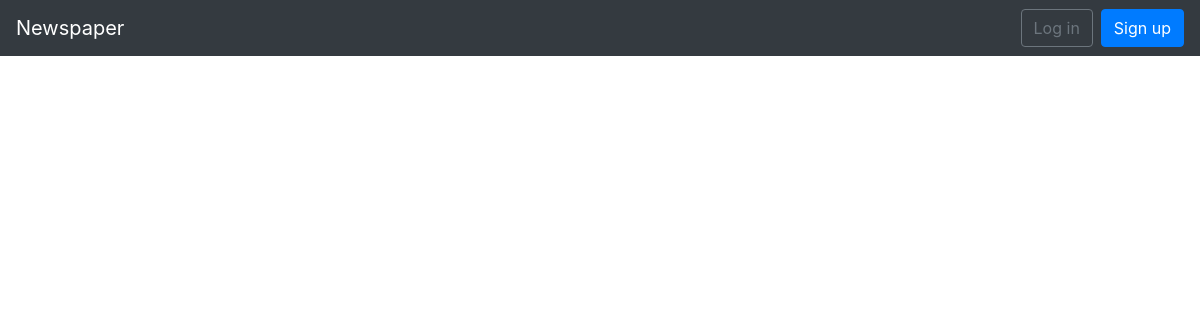
The page /articles/ on the database as committed earlier.
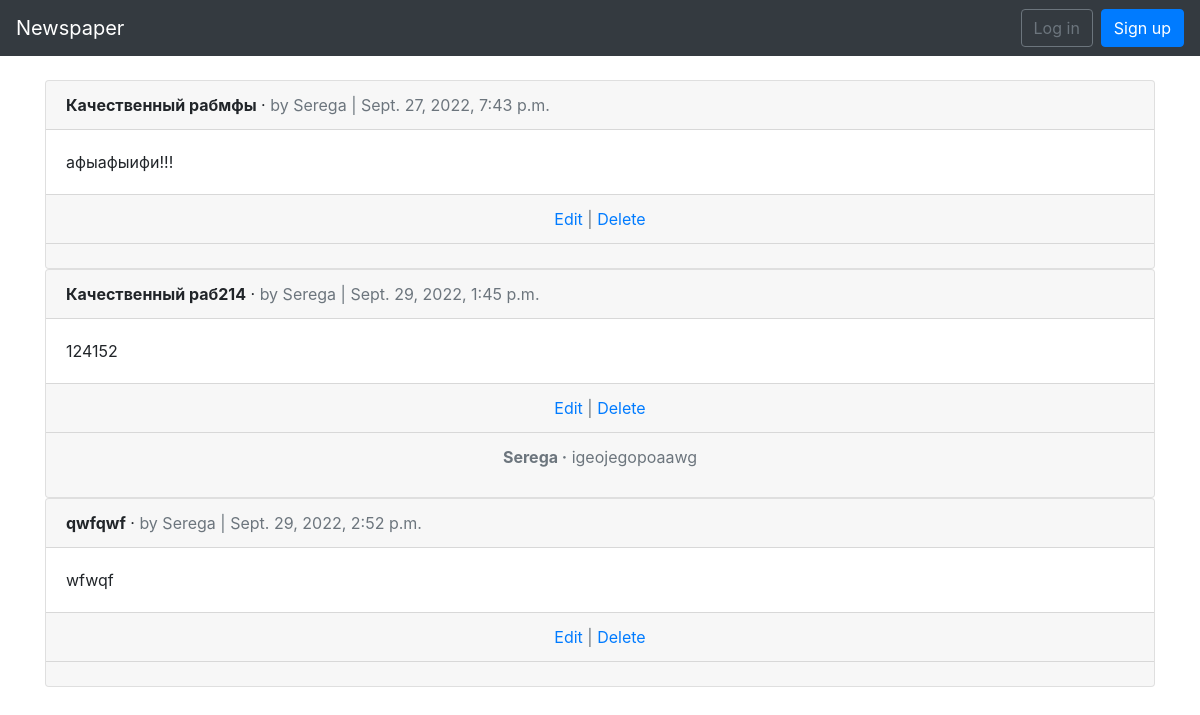
The same page on the database as committed later.
### Articles/models.py (models this page shows, shortened)
class Article(models.Model):
    title = models.CharField(max_length=255)
    body = models.TextField()
    data = models.DateTimeField(auto_now_add=True)
    author = models.ForeignKey(settings.AUTH_USER_MODEL, on_delete=models.CASCADE)

class Commet(models.Model):
    article = models.ForeignKey(Article, on_delete=models.CASCADE, related_name='comments')
    commet = models.CharField(max_length=140)
    author = models.ForeignKey(
        settings.AUTH_USER_MODEL,
        on_delete=models.CASCADE
    )
    def __str__(self):
        return self.commet

### users/models.py (models this page shows)
class CustomUser(AbstractUser):
    age = models.PositiveIntegerField(default=0)

### Articles/views.py (the view)
# urls.py: path('', views.ArticleListView.as_view(), name='article_list'),
class ArticleListView(ListView):
    model = models.Article
    template_name = 'article_list.html'

### templates/article_list.html
{% extends 'base.html' %}
{% block content %}
{% for article in object_list %}
<div class="card">
    <div class="card-header">
        <span class="font-weight-bold">{{ article.title }}</span> &middot;
        <span class="text-muted">by {{ article.author}} | {{ article.data }}</span>
    </div>
    <div class="card-body">
        {{ article.body }}
    </div>
    <div class="card-footer text-center text-muted">
        <a href="{% url 'article_edit' article.pk %}">Edit</a> | <a href="{% url 'article_delete' article.pk %}">Delete</a>
    </div>
    <div class="card-footer text-center text-muted">
        {% for comment in article.comments.all %}
            <p>
                <span class="font-weight-bold" >{{ comment.author }} &middot;</span>
                {{ comment }}
            </p>
        {% endfor %}
    </div>
</div>
{% endfor %}
{% endblock  %}

### templates/base.html (shortened to what this page needs)
<!DOCTYPE html>
<html lang="en">
<head>
  <link rel="stylesheet" href="https://maxcdn.bootstrapcdn.com/bootstrap/4.0.0/css/bootstrap.min.css"/>
</head>
<body>
  <nav class="navbar navbar-expand-md navbar-dark bg-dark mb-4">
    <a class="navbar-brand" href="{% url 'home' %}">Newspaper</a>
    <div class="collapse navbar-collapse" id="navbarCollapse">
        {% if user.is_authenticated %}
            <ul class="navbar-nav mr-auto">
              <li class="nav-item"><a href="{% url 'article_new' %}">+ New</a></li>
            </ul>
            <ul class="navbar-nav ml-auto">
                <li class="nav-item">
                    <a class="nav-link dropdown-toggle" href="#" id="userMenu" data-toggle="dropdown" aria-haspopup="true" aria-expanded="false">
                        {{ user.username }}
                    </a>
                    <div class="dropdown-menu dropdown-menu-right" aria-labelledby="userMenu">
                        <a class="dropdown-item" href="{% url 'password_change' %}">Change password</a>
                    <div class="dropdown-divider"></div>
                        <a class="dropdown-item" href="{% url 'logout' %}">Log out</a>
                    </div>
                </li>
            </ul>
        {% else %}
            <form class="form-inline ml-auto">
                <a href="{% url 'login' %}" class="btn btn-outline-secondary">Log in</a>
                <a href="{% url 'signup' %}" class="btn btn-primary ml-2">Sign up</a>
            </form>
        {% endif %}
    </div>
</nav>
  <div class="container">
    {% block content %}
    {% endblock content %}
  </div>
</body>
</html>

Rows that differ between the two databases and show on the page:
added Article: title "Качественный рабмфы", author "Serega", data "Sept. 27, 2022, 7:43 p.m.", body "афыафыифи!!!"
added Article: title "Качественный раб214", author "Serega", data "Sept. 29, 2022, 1:45 p.m.", body "124152"
added Commet: author "Serega", commet "igeojegopoaawg"
added Article: title "qwfqwf", author "Serega", data "Sept. 29, 2022, 2:52 p.m.", body "wfwqf"
